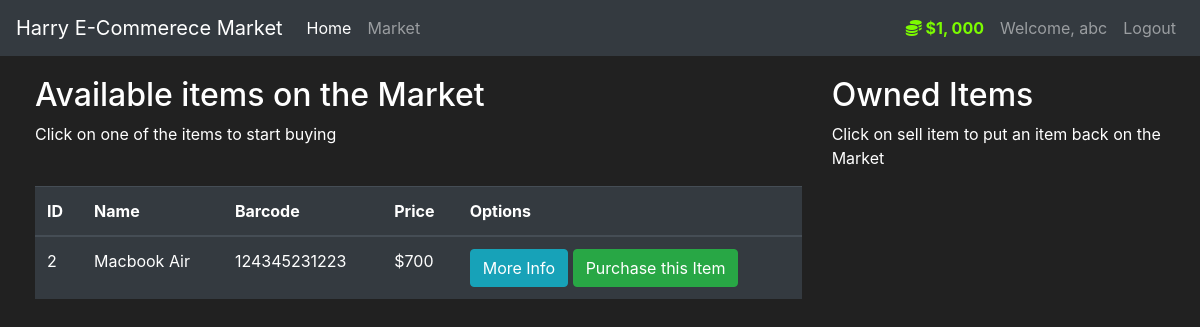
The app's page /market (signed in) with its own data.
### market/models.py (models this page shows, shortened)
class User(db.Model, UserMixin):
    id = db.Column(db.Integer(), primary_key=True)
    username = db.Column(db.String(length=30), nullable=False, unique=True)
    email_address = db.Column(db.String(length=50), nullable=False, unique=True)
    password_hash = db.Column(db.String(length=60), nullable=False)
    budget = db.Column(db.Integer(), nullable=False, default=1000)
    items = db.relationship('Item', backref='owned_user', lazy=True)
    @property
    def prettier_budget(self):
        if len(str(self.budget)) >= 4:
            return f'${str(self.budget)[:-3]}, {str(self.budget)[-3:]}'
        else:
            return f'${self.budget}'
    @property
    def password(self):
        return self.password

class Item(db.Model):
    id = db.Column(db.Integer(), primary_key=True)
    name = db.Column(db.String(length=30), nullable=False, unique=True)
    price = db.Column(db.Integer(), nullable=False)
    barcode = db.Column(db.String(length=12), nullable=False, unique=True)
    description = db.Column(db.String(length=1024), nullable=False, unique=True)
    owner = db.Column(db.Integer(), db.ForeignKey('user.id'))

### market/routes.py (the view, shortened to what this page needs)
@app.route('/market', methods=['GET', 'POST'])
@login_required
def market_page():
    purchase_form = PurchaseItemForm()
    selling_form = SellItemForm()
    if request.method == "GET":
        items = Item.query.filter_by(owner=None)
        owned_items = Item.query.filter_by(owner=current_user.id)
        return render_template('market.html', items=items, purchase_form=purchase_form, owned_items=owned_items,  selling_form=selling_form)

### market/models.py (called while the page is built)
@login_manager.user_loader
def load_user(user_id):
    return User.query.get(int(user_id))

### market/templates/market.html (shortened to what this page needs)
{% extends 'base.html' %}
{% block content %}
<div class="row" style="margin-top:20px; margin-left:20px">
   <div class="col-8">
       <h2>Available items on the Market</h2>
       <p>Click on one of the items to start buying</p>
       <br>
      <table class="table table-hover table-dark">
         <thead>
            <tr>
               <th scope="col">ID</th>
               <th scope="col">Name</th>
               <th scope="col">Barcode</th>
               <th scope="col">Price</th>
               <th scope="col">Options</th>
            </tr>
         </thead>
         <tbody>
            {% for item in items %}
            <tr>
               <td>{{ item.id }}</td>
               <td>{{ item.name }}</td>
               <td>{{ item.barcode }}</td>
               <td>${{ item.price }}</td>
               <td>
                  <button class="btn btn-outline btn-info" data-toggle="modal" data-target="#Modal-MoreInfo-{{ item.id }}">More Info</button>
                  <button class="btn btn-outline btn-success" data-toggle="modal" data-target="#Modal-PurchaseConfirm-{{ item.id }}">Purchase this Item</button>
               </td>
            </tr>
            {% endfor %}
         </tbody>
      </table>
   </div>
   <div class="col-4">
        <h2>Owned Items</h2>
        <p>Click on sell item to put an item back on the Market</p>
        <br>
   </div>
</div>
{% endblock %}

### market/templates/base.html (shortened to what this page needs)
<!doctype html>
<html lang="en">
   <head>
      <link rel="stylesheet" href="https://cdn.jsdelivr.net/npm/bootstrap@4.5.3/dist/css/bootstrap.min.css">
   </head>
   <body>
    <nav class="navbar navbar-expand-md navbar-dark bg-dark">
        <a class="navbar-brand" href="#">Harry E-Commerece Market</a>
        <div class="collapse navbar-collapse" id="navbarNav">
            <ul class="navbar-nav mr-auto">
                <li class="nav-item active">
                    <a class="nav-link" href="{{ url_for('home_page') }}">Home <span class="sr-only">(current)</span></a>
                </li>
                <li class="nav-item">
                    <a class="nav-link" href="{{ url_for('market_page') }}">Market</a>
                </li>
            </ul>
                {% if current_user.is_authenticated %}
                    <ul class="navbar-nav">
                        <li class="nav-item">
                            <a class="nav-link" style="color: lawngreen; font-weight: bold">
                                <i class="fas fa-coins"></i>
                                {{ current_user.prettier_budget }}
                            </a>
                        </li>
                        <li class="nav-item">
                            <a class="nav-link">Welcome, {{ current_user.username }}</a>
                        </li>
                        <li class="nav-item">
                            <a class="nav-link" href="{{ url_for('logout_page') }}">Logout</a>
                        </li>
                    </ul>
                {% endif %}
        </div>
      </nav>
        {% block content %}
        {% endblock%}
   </body>
</html>

### market/templates/base.html (style rules this page uses)
body { background-color: #212121; color: white }

### records on screen
User: prettier_budget "$1, 000", username "abc"
Item: id "2", name "Macbook Air", barcode "124345231223", price "700"
